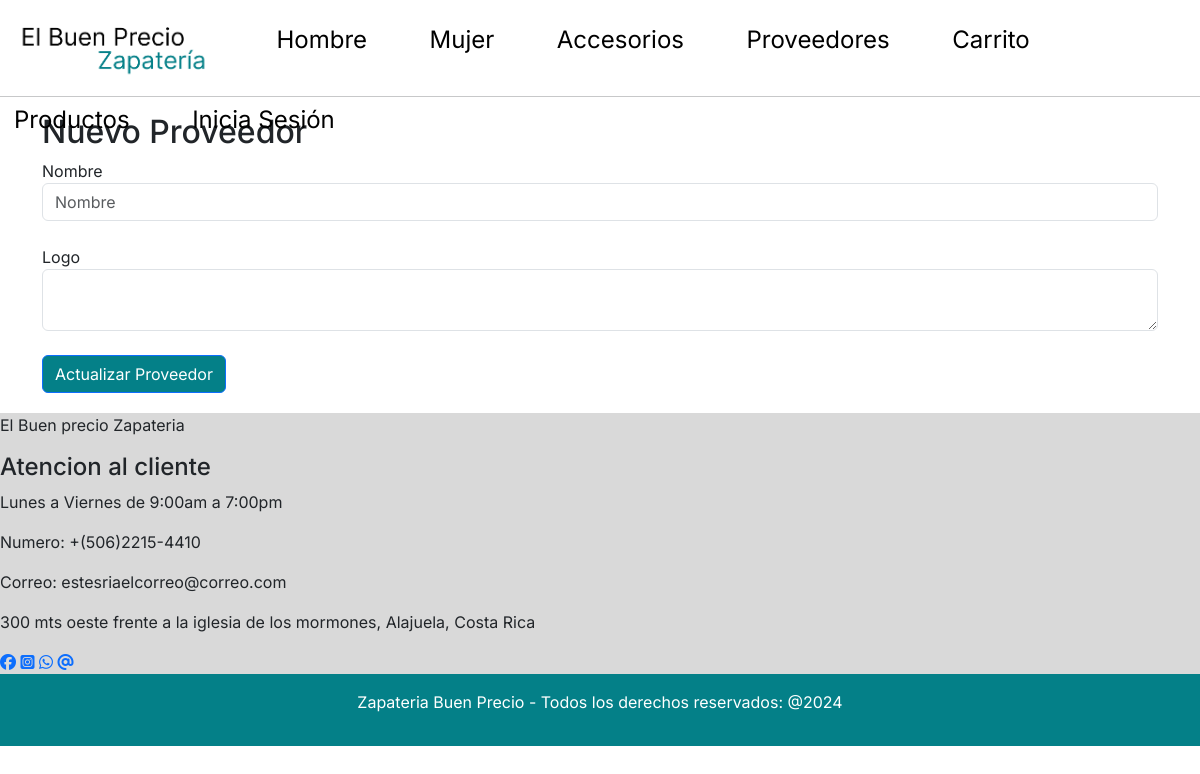
The page /actualizarproveedores.php on the database as committed earlier.
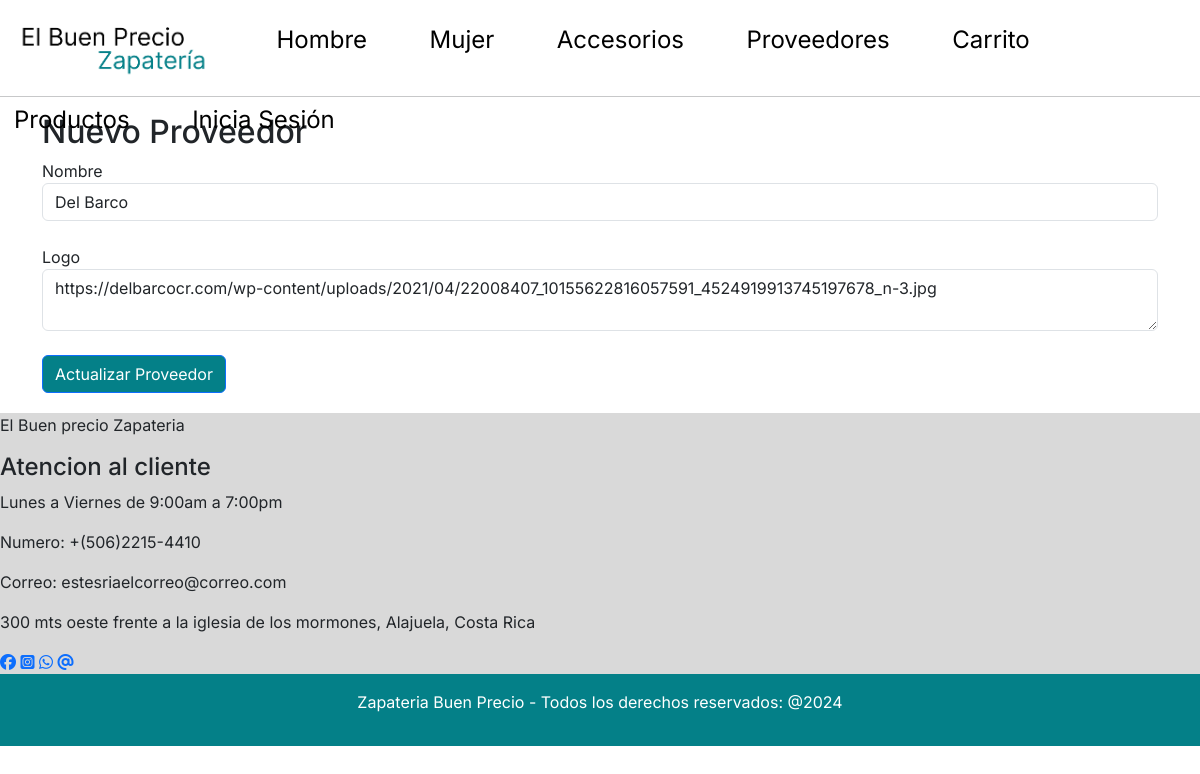
The same page on the database as committed later.
### tables this page shows
CREATE TABLE `proveedores` (
  `Id_Proveedor` int(11) NOT NULL,
  `Nombre` varchar(255) NOT NULL,
  `Logo` varchar(255) NOT NULL
);

### DAL/proveedoresCrud.php (called while the page is built, shortened)
<?php
function getObject($sql){
    try{
        $oConexion = conectarDb();
        if(mysqli_set_charset($oConexion, "utf8")){
            if(!$result = mysqli_query($oConexion, $sql)) die();
            $retorno = null;
            while ($row = mysqli_fetch_array($result)){
                $retorno = $row;
            }
        }
    }catch(\Throwable $th){
        echo $th;
    }finally{
        Desconectar($oConexion);
    }
    return $retorno;
}
?>

### actualizarproveedores.php (the view, shortened to what this page needs)
<?php
include_once 'include/templates/header.php';
require_once "DAL/proveedoresCrud.php";
if($_SERVER['REQUEST_METHOD']== 'GET'){
    $id= recogeGet("id");
    $query = "select Id_Proveedor, Nombre, Logo from proveedores where Id_Proveedor = '$id'";
    $mySession = getObject($query);
    if($mySession != null){
            $nombre = $mySession['Nombre'];
            $logo = $mySession['Logo'];
        }else{
        }
    }
?>
<main>
    <div class="container">
        <h2>Nuevo Proveedor</h2>
        <form method="post" action="<?php echo $_SERVER['PHP_SELF']; ?>">
            <div class="form-group">
                <label for="nombre">Nombre</label>
                <input type="text" class="form-control" id="Nombre" name="nombre" placeholder="Nombre" maxlength="255"
                    value="<?= $nombre ?>">
            </div>
            <br>
            <div class="form-group">
                <label for="logo">Logo</label>
                <textarea class="form-control" id="Logo" name="logo" rows="2"
                    maxlength="255"><?= $logo ?></textarea>
            </div>
            <br>
            <div>
                <button type="submit" class="btn btn-primary color-boton">Actualizar Proveedor</button>
            </div>
        </form>
    </div>
</main>
<?php
include_once 'include/templates/footer.php';
?>
</html>

### include/templates/header.php (shortened to what this page needs)
<!DOCTYPE html>
<html lang="es">
<head>
    <link rel="stylesheet" href="https://cdn.jsdelivr.net/npm/bootstrap@5.3.2/dist/css/bootstrap.min.css">
    <link rel="stylesheet" href="/css/styles.css">
    <link rel="stylesheet" href="/css/normalize.css">
</head>
<body>
    <header>
        <nav id='menu'>
            <ul>
                <li><a href='index.php'><img src='img/Logo.png' alt='Logo Zapateria' class="logo"></a></li>
                <li><a href='hombre.php'>Hombre</a></li>
                <li><a href='mujer.php'>Mujer</a></li>
                <li><a href='accesorios.php'>Accesorios</a></li>
                <li><a href='proveedores.php'>Proveedores</a></li>
                <li><a href='compra.php'>Carrito</a></li>
                <li><a href='productos.php'>Productos</a></li>
                <li><a href='registro.php'>Inicia Sesión</a></li>
            </ul>
        </nav>
    </header>
    <hr>
</body>
</html>

### include/templates/footer.php (shortened to what this page needs)
<footer>
    <div class="subfooter">
        <p>El Buen precio <span>Zapateria</span></p>
        <h4>Atencion al cliente</h3>
            <p>Lunes a Viernes de 9:00am a 7:00pm</p>
            <p>Numero: <span>+(506)2215-4410</span></p>
            <p>Correo:<span> estesriaelcorreo@correo.com </span></p>
            <p>300 mts oeste frente a la iglesia de los mormones, Alajuela, Costa Rica</p>
            <div>
                <a href=""><i class="fa-brands fa-facebook"></i></a>
                <a href=""><i class="fa-brands fa-square-instagram"></i></a>
                <a href=""> <i class="fa-brands fa-whatsapp"></i></a>
                <a href=""><i class="fa-solid fa-at"></i></a>
            </div>
    </div>
    <div class="footer">
        <p>Zapateria Buen Precio - Todos los derechos reservados: @2024</p>
    </div>
</footer>
</body>

### css/styles.css (style rules this page uses)
* { font-family: "Inter", sans-serif; font-optical-sizing: auto; }
#menu { background: #FFFF; height: 80px; border-radius: 0px; }
#menu ul, #menu li { margin: 0 auto; padding: 0; list-style: none }
#menu ul { width: 100%; text-align: left; }
#menu li { display: inline-block; position: relative; margin-right: 30px; }
#menu a { display: block; line-height: 80px; padding: 0 14px; text-decoration: none; color: #000; font-size: 24px; }
.logo { width: 200px; height: auto; margin-top: 10px; }
.footer { width: 100%; background-color: #048088; text-align: center; color:#FFFF; padding: 1rem 0; }
.subfooter { margin-top: 20px; width: 100%; background-color: #D9D9D9; }
.color-boton { background-color: #048088; }

Rows that differ between the two databases and show on the page:
added proveedores: nombre "Del Barco", logo "https://delbarcocr.com/wp-content/uploads/2021/04/22008407_10155622816057591_4524919913745197678_n-3.jpg"
